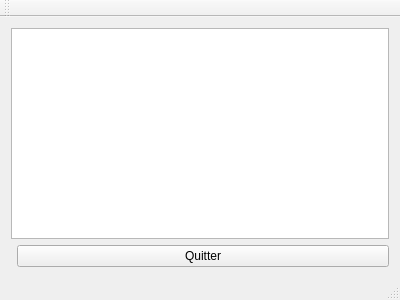
<?xml version="1.0" encoding="UTF-8"?>
<ui version="4.0">
 <class>JeuQuizo</class>
 <widget class="QMainWindow" name="JeuQuizo">
  <property name="geometry">
   <rect>
    <x>0</x>
    <y>0</y>
    <width>400</width>
    <height>300</height>
   </rect>
  </property>
  <property name="windowTitle">
   <string>JeuQuizo</string>
  </property>
  <widget class="QWidget" name="centralWidget">
   <layout class="QFormLayout" name="formLayout">
    <item row="0" column="0" colspan="2">
     <widget class="QGraphicsView" name="ma_vue"/>
    </item>
    <item row="1" column="1">
     <widget class="QPushButton" name="pushButton">
      <property name="text">
       <string>Quitter</string>
      </property>
     </widget>
    </item>
   </layout>
  </widget>
  <widget class="QMenuBar" name="menuBar">
   <property name="geometry">
    <rect>
     <x>0</x>
     <y>0</y>
     <width>400</width>
     <height>27</height>
    </rect>
   </property>
  </widget>
  <widget class="QToolBar" name="mainToolBar">
   <attribute name="toolBarArea">
    <enum>TopToolBarArea</enum>
   </attribute>
   <attribute name="toolBarBreak">
    <bool>false</bool>
   </attribute>
  </widget>
  <widget class="QStatusBar" name="statusBar"/>
 </widget>
 <layoutdefault spacing="6" margin="11"/>
 <resources/>
 <connections/>
 <slots>
  <slot>slot1()</slot>
 </slots>
</ui>
